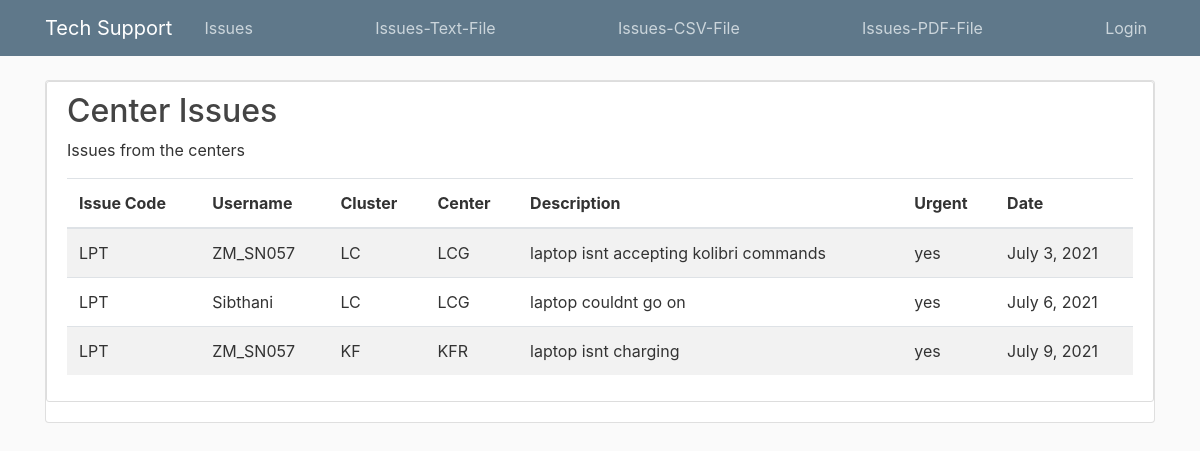
Before: /issue-report/ with the older database file.
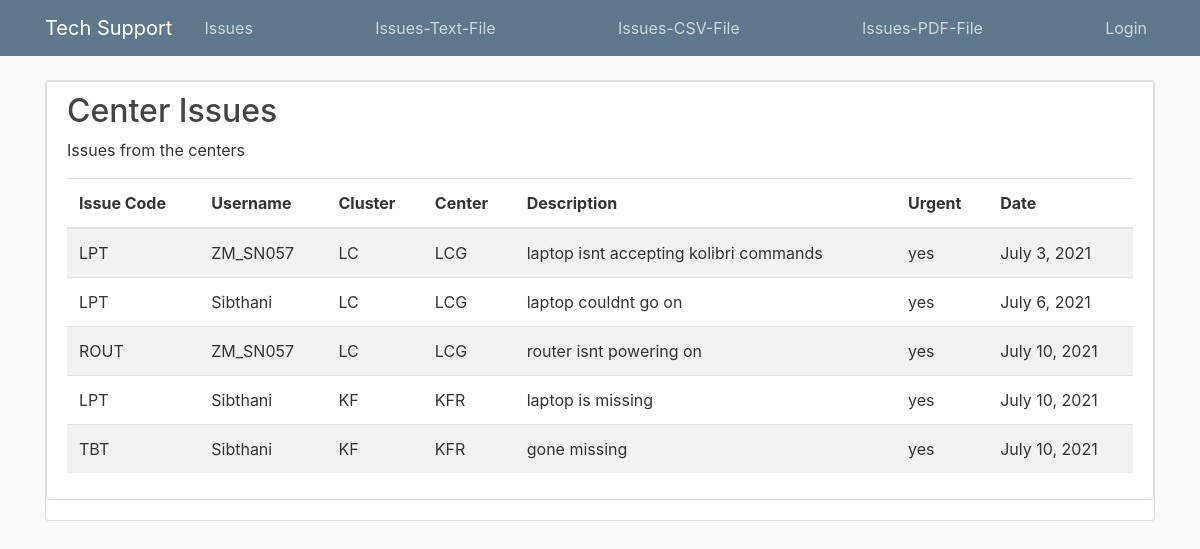
After: the same page with the newer database file.
### supportapp/models.py (models this page shows, shortened)
class Issue(models.Model):
    issue_id = models.UUIDField(primary_key=True, default=uuid.uuid4, editable=False)
    issue_code = models.ForeignKey("Issue_Catgry", on_delete=models.CASCADE)
    username = models.ForeignKey("CoachUser", on_delete=models.CASCADE)
    cluster_code = models.ForeignKey("Cluster", on_delete=models.CASCADE, null=True)
    center_code = models.ForeignKey("Center", on_delete=models.CASCADE, null=True)
    issue_description = models.TextField(max_length=150)
    urgent = models.CharField(max_length=10)
    issue_date = models.DateField(auto_now_add=True)

class Issue_Catgry(models.Model):
    issue_code = models.CharField(max_length=30, primary_key=True)
    description = models.CharField(max_length=150)
    def __str__(self):
        return f"{self.issue_code}"

class CoachUser(AbstractBaseUser, PermissionsMixin):
    username = models.CharField(max_length=12, primary_key=True)
    email = models.EmailField(_('email address'), unique=True)
    is_staff = models.BooleanField(default=False)
    is_active = models.BooleanField(default=True)
    date_joined = models.DateTimeField(auto_now_add=True)
    staff_code = models.ForeignKey("Staff", on_delete=models.CASCADE,null=True)
    first_name = models.CharField(max_length=50,null=True)
    last_name = models.CharField(max_length=50,null=True)
    gender = models.CharField(max_length=6,null=True)
    cluster_code = models.ForeignKey("Cluster", on_delete=models.CASCADE, null=True)
    center_code = models.ForeignKey("Center", on_delete=models.CASCADE, null=True)
    address = models.CharField(max_length=254)
    phone_number = models.IntegerField(null=True)
    registration_date = models.DateField(auto_now_add=True)
    USERNAME_FIELD = 'username'
    REQUIRED_FIELDS = []
    objects = CustomUserManager()
    def __str__(self):
        return f"{self.username}"

class Cluster(models.Model):
    cluster_code = models.CharField(max_length = 3, primary_key=True)
    cluster_name = models.CharField(max_length=50)
    province = models.CharField(max_length=50)
    def __str__(self):
        return f"{self.cluster_code}"

class Center(models.Model):
    cluster_code = models.ForeignKey("Cluster", on_delete=models.CASCADE)
    center_code = models.CharField(max_length=3, primary_key=True)
    center_name = models.CharField(max_length=50)
    center_address = models.CharField(max_length=50)
    def __str__(self):
        return f"{self.center_code}"

### supportapp/views.py (the view)
# urls.py: path('issue-report/',views.issuesrpt, name='issue-report'),
def issuesrpt(request):
    context = {
        'centr_issue': Issue.objects.all(),
    }
    return render(request,'supportapp/issue-report.html', context)

### supportapp/templates/supportapp/issue-report.html
{% extends "supportapp/base.html" %}
    {% load crispy_forms_tags  %}
      {% block content %}
      <div class="content-section">
<h2> Center Issues</h2>
  <p>Issues from the centers</p>
  <table class="table table-striped">
    <thead>
      <tr>
        <th>Issue Code</th>
        <th>Username</th>
        <th>Cluster</th>
        <th>Center</th>
        <th>Description</th>
        <th>Urgent</th>
        <th>Date</th>
      </tr>
    </thead>
    <tbody>
    {% for isue in centr_issue %}
      <tr>
            <td>{{ isue.issue_code }}</td>
            <td>{{ isue.username }}</td>
            <td>{{ isue.cluster_code }}</td>
            <td>{{ isue.center_code }}</td>
            <td>{{ isue.issue_description }}</td>
            <td>{{ isue.urgent }}</td>
            <td>{{ isue.issue_date }}</td>
      </tr>
     {% endfor %}
    </tbody>
  </table>
   </div>
    {% endblock content %}

Changed rows visible on the page:
removed Issue: issue_code "LPT", username "ZM_SN057", cluster_code "KF", center_code "KFR", issue_description "laptop isnt charging", urgent "yes", issue_date "July 9, 2021"
added Issue: issue_code "ROUT", username "ZM_SN057", cluster_code "LC", center_code "LCG", issue_description "router isnt powering on", urgent "yes", issue_date "July 10, 2021"
added Issue: issue_code "LPT", username "Sibthani", cluster_code "KF", center_code "KFR", issue_description "laptop is missing", urgent "yes", issue_date "July 10, 2021"
added Issue: issue_code "TBT", username "Sibthani", cluster_code "KF", center_code "KFR", issue_description "gone missing", urgent "yes", issue_date "July 10, 2021"
